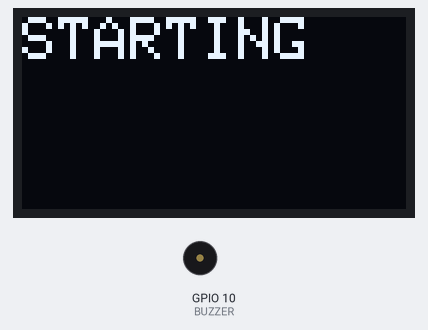
A sketch run on a simulated ESP32-S3. Shown: 128×64 one-colour display, buzzer (waves = sounding, pin HIGH). WiFi joins after 1.5 s; servers stay silent unless stated; what the sketch prints to the serial monitor is not drawn.

Above: at 0.1 s.
At 6.6 s:
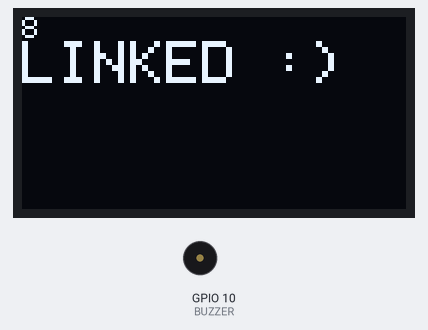

The sketch:

reciever.ino
```cpp
#include <WiFi.h>
#include <WiFiUDP.h>

#include <Wire.h>
#include <Adafruit_GFX.h>
#include <Adafruit_SSD1306.h>

const char* WIFI_SSID = "Dynov2";
const char* WIFI_PASSWORD = "whatever";
const int UDP_PORT = 5005;

enum Direction {
  Forward, //0
  Backward,
  Left,
  Right,
  LeftForward,
  LeftBackward,
  RightForward,
  RightBackward,
  Stop //8
};

struct velocity {
  Direction DIRECTION;
  int speed;
};

//Pinouts
#define BUZZER 10

//Screen
#define SDA_PIN 14
#define SCL_PIN 15

#define SCREEN_WIDTH 128
#define SCREEN_HEIGHT 64
#define OLED_RESET -1
#define SCREEN_ADDRESS 0x3C
Adafruit_SSD1306 display(SCREEN_WIDTH, SCREEN_HEIGHT, &Wire1, OLED_RESET);

WiFiUDP udp;
char packet[64];


struct velocity recvData = {Stop, 250};
bool newData = false;
//Prototypes
void initScreen();
void displayText(const char *message);
void displayNum(int num);


void setup() {
  Serial.begin(115200);
  Serial1.begin(9600);

  pinMode(BUZZER, OUTPUT);

  Wire1.setSDA(SDA_PIN);
  Wire1.setSCL(SCL_PIN);
  Wire1.begin();
  initScreen();

  WiFi.begin(WIFI_SSID, WIFI_PASSWORD);
  Serial.print("Connecting to Wi-Fi...");
  while (WiFi.status() != WL_CONNECTED) {
    delay(300);
  }

  displayText("Connected to Wifi");

  Serial.println();
  Serial.println(WiFi.localIP());
  delay(5000);

  udp.begin(UDP_PORT);
  Serial.println("Listening for UDP packets...");
}

void loop() {
  newData = false;
  display.clearDisplay();
  int packetSize = udp.parsePacket();
  Serial.println(packetSize);
  if (packetSize) {
    newData = true;
    udp.read((uint8_t*)&recvData, sizeof(recvData));
  }
  if (newData) {
    Serial1.write((uint8_t*)&recvData, sizeof(recvData));
  }
  displayNum((int) recvData.DIRECTION);
  display.setTextSize(2);
  display.print("LINKED :)");
  display.display();
}


void initScreen() {
  if (!display.begin(SSD1306_SWITCHCAPVCC, SCREEN_ADDRESS)) {
    Serial.println("Dispaly start erorr");
  }
  display.clearDisplay();
  display.setTextSize(2);
  display.setTextColor(SSD1306_WHITE);

  display.print("STARTING");
  display.display();
}

void displayText(const char *message) {
  display.setTextSize(1);
  display.setCursor(0, 0);
  display.print(message);
}

void displayNum(int num) {
  display.setTextSize(1);
  display.setCursor(0, 0);
  display.println(num);
}
```
